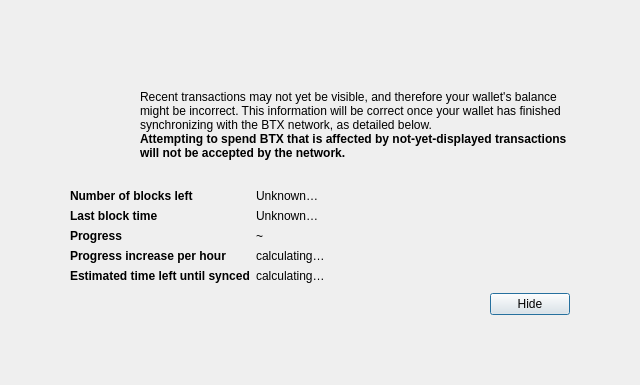
<?xml version="1.0" encoding="UTF-8"?>
<ui version="4.0">
 <class>ModalOverlay</class>
 <widget class="QWidget" name="ModalOverlay">
  <property name="geometry">
   <rect>
    <x>0</x>
    <y>0</y>
    <width>640</width>
    <height>385</height>
   </rect>
  </property>
  <property name="windowTitle">
   <string>Form</string>
  </property>
  <layout class="QVBoxLayout" name="verticalLayout" stretch="0">
   <property name="sizeConstraint">
    <enum>QLayout::SetDefaultConstraint</enum>
   </property>
   <property name="leftMargin">
    <number>0</number>
   </property>
   <property name="topMargin">
    <number>0</number>
   </property>
   <property name="rightMargin">
    <number>0</number>
   </property>
   <property name="bottomMargin">
    <number>0</number>
   </property>
   <item>
    <widget class="QWidget" name="bgWidget" native="true">
     <layout class="QVBoxLayout" name="verticalLayoutMain" stretch="1">
      <property name="leftMargin">
       <number>60</number>
      </property>
      <property name="topMargin">
       <number>60</number>
      </property>
      <property name="rightMargin">
       <number>60</number>
      </property>
      <property name="bottomMargin">
       <number>60</number>
      </property>
      <item>
       <widget class="QWidget" name="contentWidget" native="true">
        <layout class="QVBoxLayout" name="verticalLayoutSub" stretch="1,0,0,0">
         <property name="spacing">
          <number>0</number>
         </property>
         <property name="leftMargin">
          <number>10</number>
         </property>
         <property name="topMargin">
          <number>10</number>
         </property>
         <property name="rightMargin">
          <number>10</number>
         </property>
         <property name="bottomMargin">
          <number>10</number>
         </property>
         <item>
          <layout class="QHBoxLayout" name="horizontalLayoutIconText" stretch="0,1">
           <property name="topMargin">
            <number>20</number>
           </property>
           <item>
            <layout class="QVBoxLayout" name="verticalLayoutIcon">
             <property name="leftMargin">
              <number>25</number>
             </property>
             <property name="rightMargin">
              <number>25</number>
             </property>
             <item>
              <spacer name="verticalSpacerWarningIcon">
               <property name="orientation">
                <enum>Qt::Vertical</enum>
               </property>
               <property name="sizeHint" stdset="0">
                <size>
                 <width>20</width>
                 <height>40</height>
                </size>
               </property>
              </spacer>
             </item>
            </layout>
           </item>
           <item>
            <layout class="QVBoxLayout" name="verticalLayoutInfoText">
             <property name="leftMargin">
              <number>0</number>
             </property>
             <property name="topMargin">
              <number>0</number>
             </property>
             <item>
              <widget class="QLabel" name="infoText">
               <property name="text">
                <string>Recent transactions may not yet be visible, and therefore your wallet's balance might be incorrect. This information will be correct once your wallet has finished synchronizing with the BTX network, as detailed below.</string>
               </property>
               <property name="textFormat">
                <enum>Qt::RichText</enum>
               </property>
               <property name="wordWrap">
                <bool>true</bool>
               </property>
              </widget>
             </item>
             <item>
              <widget class="QLabel" name="infoTextStrong">
               <property name="font">
                <font>
                 <weight>75</weight>
                 <bold>true</bold>
                </font>
               </property>
               <property name="text">
                <string>Attempting to spend BTX that is affected by not-yet-displayed transactions will not be accepted by the network.</string>
               </property>
               <property name="textFormat">
                <enum>Qt::RichText</enum>
               </property>
               <property name="wordWrap">
                <bool>true</bool>
               </property>
              </widget>
             </item>
             <item>
              <spacer name="verticalSpacerInTextSpace">
               <property name="orientation">
                <enum>Qt::Vertical</enum>
               </property>
               <property name="sizeHint" stdset="0">
                <size>
                 <width>20</width>
                 <height>40</height>
                </size>
               </property>
              </spacer>
             </item>
            </layout>
           </item>
          </layout>
         </item>
         <item>
          <spacer name="verticalSpacerAfterText">
           <property name="orientation">
            <enum>Qt::Vertical</enum>
           </property>
           <property name="sizeHint" stdset="0">
            <size>
             <width>20</width>
             <height>40</height>
            </size>
           </property>
          </spacer>
         </item>
         <item>
          <layout class="QFormLayout" name="formLayout">
           <property name="fieldGrowthPolicy">
            <enum>QFormLayout::FieldsStayAtSizeHint</enum>
           </property>
           <property name="horizontalSpacing">
            <number>6</number>
           </property>
           <property name="verticalSpacing">
            <number>6</number>
           </property>
           <property name="topMargin">
            <number>10</number>
           </property>
           <item row="0" column="0">
            <widget class="QLabel" name="labelNumberOfBlocksLeft">
             <property name="font">
              <font>
               <weight>75</weight>
               <bold>true</bold>
              </font>
             </property>
             <property name="text">
              <string>Number of blocks left</string>
             </property>
            </widget>
           </item>
           <item row="0" column="1">
            <widget class="QLabel" name="numberOfBlocksLeft">
             <property name="text">
              <string>Unknown…</string>
             </property>
            </widget>
           </item>
           <item row="1" column="0">
            <widget class="QLabel" name="labelLastBlockTime">
             <property name="font">
              <font>
               <weight>75</weight>
               <bold>true</bold>
              </font>
             </property>
             <property name="text">
              <string>Last block time</string>
             </property>
            </widget>
           </item>
           <item row="1" column="1">
            <widget class="QLabel" name="newestBlockDate">
             <property name="sizePolicy">
              <sizepolicy hsizetype="Maximum" vsizetype="Preferred">
               <horstretch>0</horstretch>
               <verstretch>0</verstretch>
              </sizepolicy>
             </property>
             <property name="text">
              <string>Unknown…</string>
             </property>
            </widget>
           </item>
           <item row="2" column="0">
            <widget class="QLabel" name="labelSyncDone">
             <property name="font">
              <font>
               <weight>75</weight>
               <bold>true</bold>
              </font>
             </property>
             <property name="text">
              <string>Progress</string>
             </property>
            </widget>
           </item>
           <item row="2" column="1">
            <layout class="QHBoxLayout" name="horizontalLayoutSync" stretch="0,1">
             <item>
              <widget class="QLabel" name="percentageProgress">
               <property name="text">
                <string notr="true">~</string>
               </property>
              </widget>
             </item>
            </layout>
           </item>
           <item row="4" column="0">
            <widget class="QLabel" name="labelProgressIncrease">
             <property name="font">
              <font>
               <weight>75</weight>
               <bold>true</bold>
              </font>
             </property>
             <property name="text">
              <string>Progress increase per hour</string>
             </property>
            </widget>
           </item>
           <item row="4" column="1">
            <widget class="QLabel" name="progressIncreasePerH">
             <property name="text">
              <string>calculating…</string>
             </property>
            </widget>
           </item>
           <item row="5" column="0">
            <widget class="QLabel" name="labelEstimatedTimeLeft">
             <property name="font">
              <font>
               <weight>75</weight>
               <bold>true</bold>
              </font>
             </property>
             <property name="text">
              <string>Estimated time left until synced</string>
             </property>
            </widget>
           </item>
           <item row="5" column="1">
            <widget class="QLabel" name="expectedTimeLeft">
             <property name="text">
              <string>calculating…</string>
             </property>
            </widget>
           </item>
          </layout>
         </item>
         <item>
          <layout class="QHBoxLayout" name="horizontalLayoutButtons">
           <property name="leftMargin">
            <number>10</number>
           </property>
           <property name="topMargin">
            <number>10</number>
           </property>
           <item>
            <spacer name="horizontalSpacer">
             <property name="orientation">
              <enum>Qt::Horizontal</enum>
             </property>
             <property name="sizeHint" stdset="0">
              <size>
               <width>40</width>
               <height>20</height>
              </size>
             </property>
            </spacer>
           </item>
           <item>
            <widget class="QPushButton" name="closeButton">
             <property name="text">
              <string>Hide</string>
             </property>
             <property name="shortcut">
              <string>Esc</string>
             </property>
             <property name="focusPolicy">
              <enum>Qt::StrongFocus</enum>
             </property>
             <property name="default">
              <bool>true</bool>
             </property>
            </widget>
           </item>
          </layout>
         </item>
        </layout>
       </widget>
      </item>
     </layout>
    </widget>
   </item>
  </layout>
 </widget>
 <resources/>
 <connections/>
</ui>
